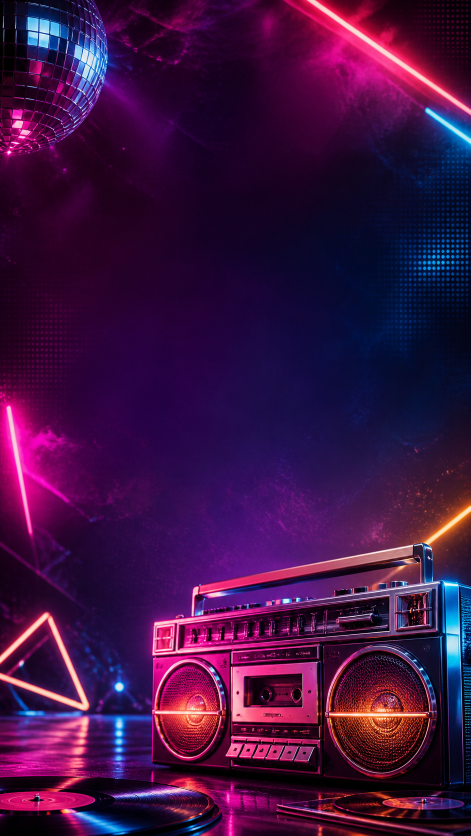
#> input picture assets/social/can-marc-80-90-2026-07-17/source/imagegen-boombox-background.png, 941 x 1672 px (shown at 1/2 size)
$ python generate_can_marc_80_90_flyer.py
#> lines starting #> are read from the running program, lines starting #| are printed output that depends on the picture
from pathlib import Path
import math
import random

from PIL import Image, ImageDraw, ImageEnhance, ImageFilter, ImageFont


ROOT = Path(__file__).resolve().parents[2]
OUT = ROOT / "assets" / "social" / "can-marc-80-90-2026-07-17"
SOURCE = OUT / "source"
CBME_LOGO = ROOT / "assets" / "brand" / "cbme" / "logo-hero-white-text.png"
CAN_MARC_LOGO = ROOT / "assets" / "brand" / "partners" / "can-marc" / "logo-el-jardi-can-marc.png"
GENERATED_BG = SOURCE / "imagegen-boombox-background.png"

FONT_BLACK = "/System/Library/Fonts/Supplemental/Arial Black.ttf"
FONT_BOLD = "/System/Library/Fonts/Supplemental/Arial Bold.ttf"
FONT_REG = "/System/Library/Fonts/Supplemental/Arial.ttf"


# [5 lines left out: function font, not called in this run]


def fit_logo(path, size, white=False):
    logo = Image.open(path).convert("RGBA")
    if white:
        px = logo.load()
        for y in range(logo.height):
            for x in range(logo.width):
                r, g, b, a = px[x, y]
                alpha = max(a, min(255, max(r, g, b) * 8))
                if max(r, g, b) < 8:
                    alpha = 0
                px[x, y] = (255, 246, 220, alpha)
    bbox = logo.getbbox()
    if bbox:
        logo = logo.crop(bbox)
    logo.thumbnail(size, Image.LANCZOS)
    return logo


# [4 lines left out: function paste_logo, not called in this run]


def cover(path, size, focal_y=0.5):
#> called with size = (1080, 1920), focal_y = 0.5
    img = Image.open(path).convert("RGB")
#> img is the input picture: PIL image 941x1672 RGB; mean R, G, B 61.9, 17.4, 66.5
    ratio = max(size[0] / img.width, size[1] / img.height)
#> ratio = 1.15
    resized = img.resize((int(img.width * ratio), int(img.height * ratio)), Image.LANCZOS)
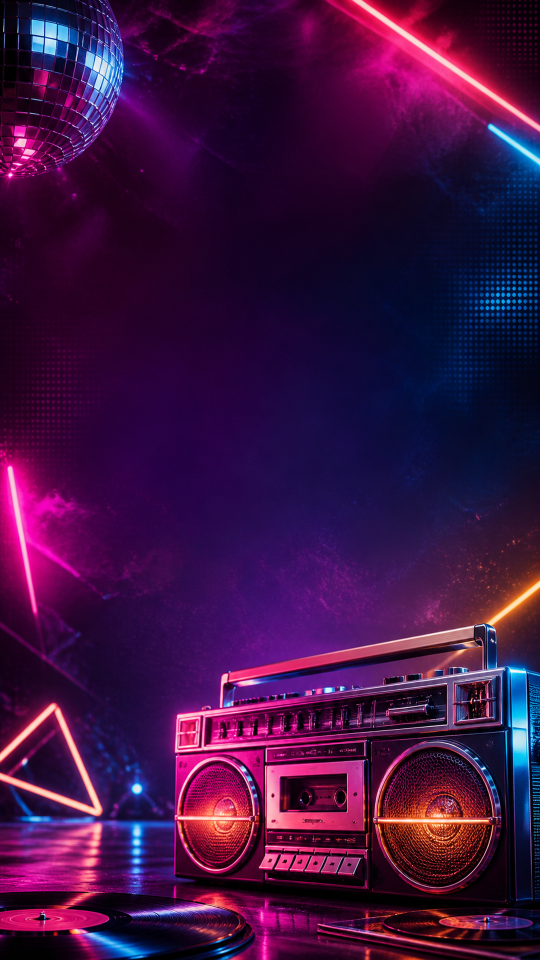
#> resized: PIL image 1080x1920 RGB (shown at 1/2 size); mean R, G, B 61.9, 17.4, 66.5
    x = (resized.width - size[0]) // 2
#> x = 0
    y = int((resized.height - size[1]) * focal_y)
#> y = 0
    y = max(0, min(y, resized.height - size[1]))
    return resized.crop((x, y, x + size[0], y + size[1])).convert("RGBA")


def glow_line(draw, points, color, width):
    for blur_width, alpha in ((width * 5, 35), (width * 2, 70), (width, color[3])):
        draw.line(points, fill=(color[0], color[1], color[2], alpha), width=blur_width, joint="curve")


# [49 lines left out: functions add_grid, add_vinyl, add_cassette, add_boombox, not called in this run]


def make_background(size):
    focal_y = 0.5 if size[1] > size[0] else 0.68
    canvas = cover(GENERATED_BG, size, focal_y=focal_y)
    w, h = size
    shade = Image.new("RGBA", size, (0, 0, 0, 0))
#> shade: PIL image 1080x1920 RGBA; every value is 0
    shade_draw = ImageDraw.Draw(shade)
    for y in range(h):
        center = max(0, 1 - abs(y - h * 0.42) / (h * 0.34))
        shade_draw.line((0, y, w, y), fill=(0, 0, 0, int(18 + center * 55)))
    return Image.alpha_composite(canvas, shade)
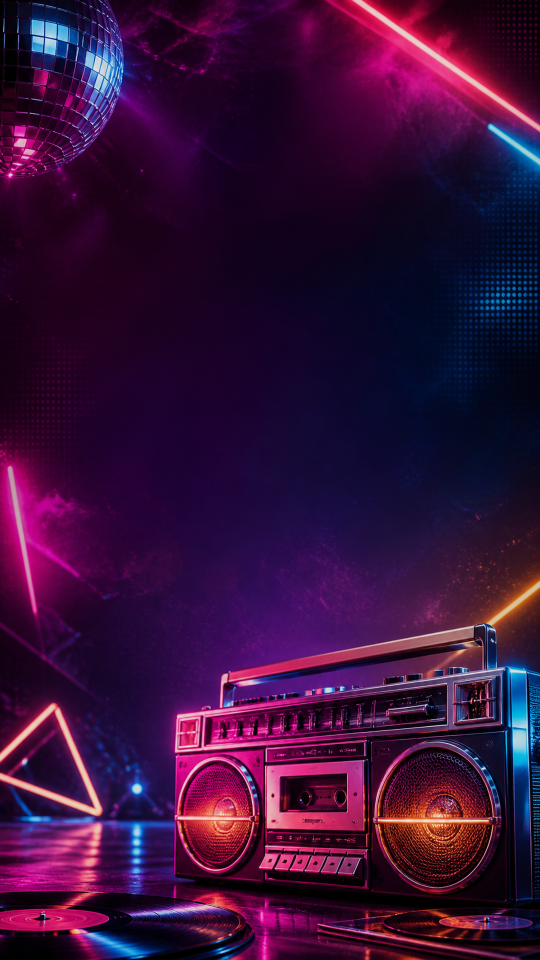
#> returned value: PIL image 1080x1920 RGBA (shown at 1/2 size); mean R, G, B, A 54.6, 15.5, 57.4, 255


# [5 lines left out: function center_text, not called in this run]


def draw_flyer(size, output, layout):
    canvas = make_background(size)
    draw = ImageDraw.Draw(canvas)
    w, h = size
#> w = 1080; h = 1920
    scale = w / 1080
#> scale = 1

    cbme_h = int((155 if layout == "story" else 105) * scale)
#> cbme_h = 155
    can_marc_h = int((330 if layout == "story" else 245) * scale)
#> can_marc_h = 330
    cbme = fit_logo(CBME_LOGO, (cbme_h, cbme_h))
    can_marc = fit_logo(CAN_MARC_LOGO, (int(can_marc_h * 1.65), can_marc_h), white=True)
    paste_logo(canvas, can_marc, ((w - can_marc.width) // 2, int(28 * scale)))

    if layout == "story":
        panel = (int(135 * scale), int(320 * scale), w - int(135 * scale), int(1000 * scale))
        y = int(450 * scale)
        title_size = int(116 * scale)
        years_size = int(164 * scale)
        gap = int(36 * scale)
        name_size = int(54 * scale)
        time_size = int(42 * scale)
        place_size = int(34 * scale)
        pill_y = int(1055 * scale)
    else:
        panel = (int(145 * scale), int(195 * scale), w - int(145 * scale), int(750 * scale))
        y = int(285 * scale)
        title_size = int(78 * scale)
        years_size = int(116 * scale)
        gap = int(22 * scale)
        name_size = int(48 * scale)
        time_size = int(38 * scale)
        place_size = int(26 * scale)
        pill_y = h - int(245 * scale)

    y = center_text(draw, y, "DJ DANI HOMS", font(FONT_BOLD, name_size), (255, 218, 132), stroke_width=int(2 * scale))
    y += gap
    y = center_text(draw, y, "FESTA", font(FONT_BLACK, title_size), (255, 255, 255), stroke_width=int(5 * scale))
    y += int(18 * scale)
    y = center_text(draw, y, "80s/90s", font(FONT_BLACK, years_size), (0, 232, 255), stroke=(255, 58, 204), stroke_width=int(5 * scale))
    y += int(52 * scale)
    y = center_text(draw, y, "DISSABTE 18/07/2026", font(FONT_BLACK, int(46 * scale)), (255, 218, 132), stroke_width=int(3 * scale))
    y += int(20 * scale)
    y = center_text(draw, y, "A PARTIR DE LES 22:00", font(FONT_BOLD, time_size), (255, 255, 255), stroke_width=int(2 * scale))
    y += int(24 * scale)
    center_text(draw, y, "LLOC: EL JARDÍ DE CAN MARC A BEGUR", font(FONT_BOLD, place_size), (255, 246, 220), stroke_width=int(1 * scale))

    pill_w = int(770 * scale)
    pill_h = int(86 * scale)
    px = (w - pill_w) // 2
    draw.rounded_rectangle((px, pill_y, px + pill_w, pill_y + pill_h), radius=int(12 * scale), fill=(255, 58, 204), outline=(255, 218, 132), width=int(3 * scale))
    center_text(draw, pill_y + int(22 * scale), "ENTRADA 20 EUR · A PARTIR DE 40 ANYS", font(FONT_BLACK, int(30 * scale)), (8, 8, 18))

    footer_font = font(FONT_BOLD, int(28 * scale))
    footer_y = h - int(58 * scale)
    left = "Costa Brava Music Events"
    left_bbox = draw.textbbox((0, 0), left, font=footer_font)
    left_x = int(64 * scale)
    cbme_y = h - int((190 if layout == "story" else 150) * scale)
    paste_logo(canvas, cbme, (left_x + (left_bbox[2] - cbme.width) // 2, cbme_y))
    draw.text((left_x, footer_y), left, font=footer_font, fill=(240, 244, 250))
    right = "El Jardí de Can Marc - Begur"
    bbox = draw.textbbox((0, 0), right, font=footer_font)
    right_x = w - int(64 * scale) - bbox[2]
    small_can_marc = fit_logo(CAN_MARC_LOGO, (int(cbme_h * 1.05), cbme_h), white=True)
    paste_logo(canvas, small_can_marc, (right_x + (bbox[2] - small_can_marc.width) // 2, cbme_y))
    draw.text((right_x, footer_y), right, font=footer_font, fill=(240, 244, 250))

    canvas.convert("RGB").save(output, quality=96)


def main():
    OUT.mkdir(parents=True, exist_ok=True)
    SOURCE.mkdir(parents=True, exist_ok=True)
    make_background((1080, 1920)).convert("RGB").save(SOURCE / "retro-80s-90s-new-background.png", quality=96)
    draw_flyer((1080, 1920), OUT / "dj-dani-homs-can-marc-80s-90s-story.png", "story")
    draw_flyer((1080, 1080), OUT / "dj-dani-homs-can-marc-80s-90s-post.png", "post")


if __name__ == "__main__":
#> (the run stopped early here; a loop or call above may not have finished)

$ run again, with assets/img/RumbaCatalana.jpeg saved as assets/social/can-marc-80-90-2026-07-17/source/imagegen-boombox-background.png
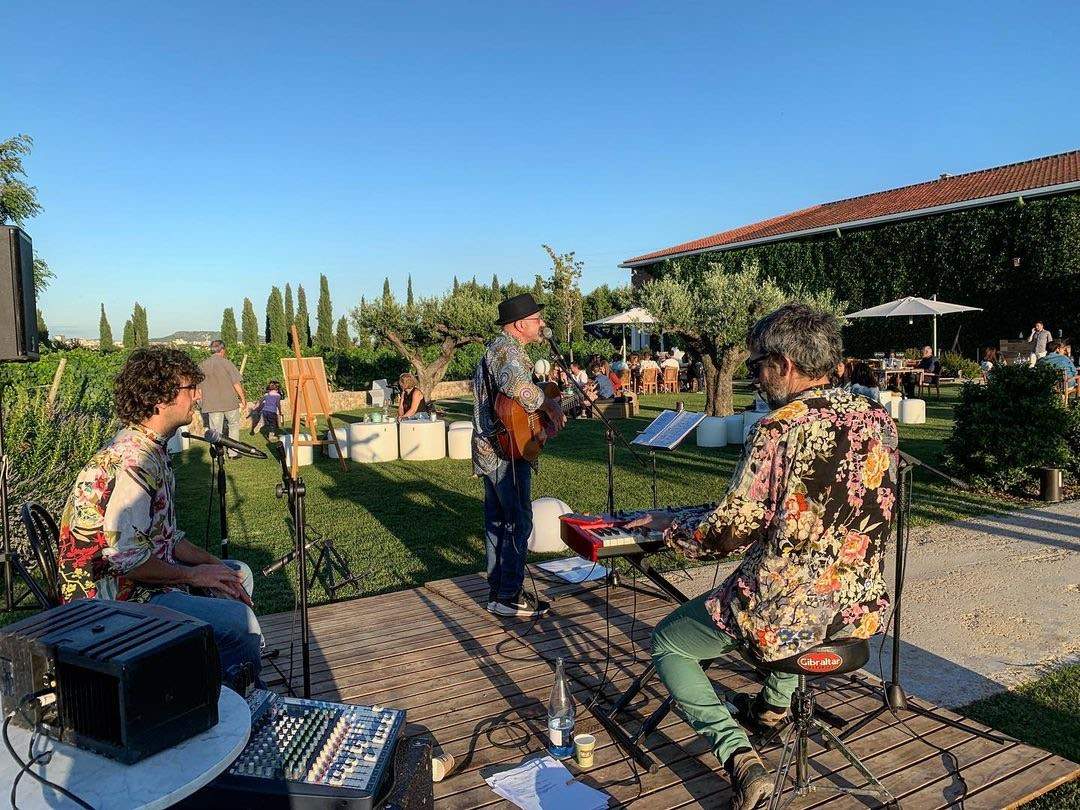
#> input picture assets/img/RumbaCatalana.jpeg, 1080 x 810 px
#> in cover, img is the input picture: PIL image 1080x810 RGB; mean R, G, B 98.4, 115, 121.8
#> in cover, `return resized.crop((x, y, x + size[0], y + size[1])).convert("RGBA")`:
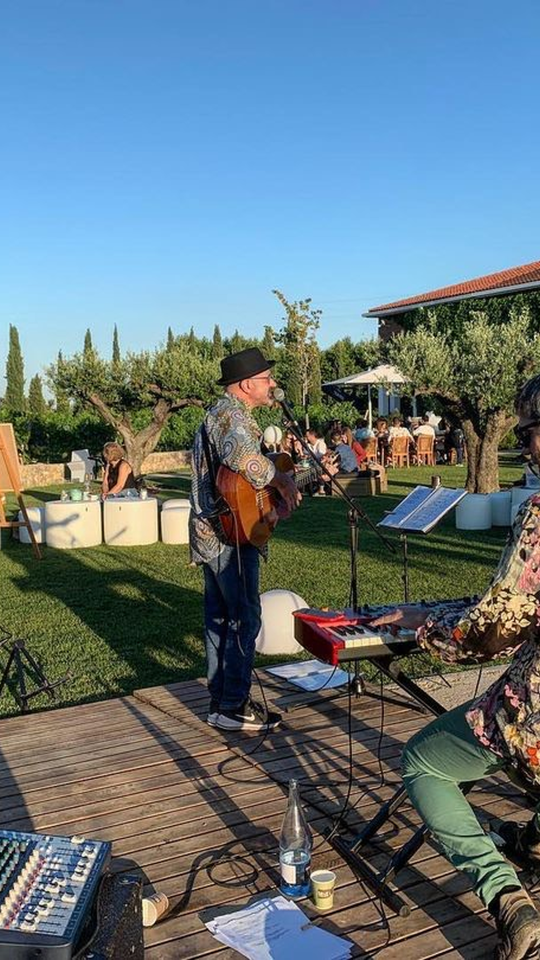
#> returned value: PIL image 1080x1920 RGBA (shown at 1/2 size); mean R, G, B, A 100.7, 118.7, 126.4, 255
#> shade: PIL image 1080x1920 RGBA; every value is 0
#> in make_background, `return Image.alpha_composite(canvas, shade)`:
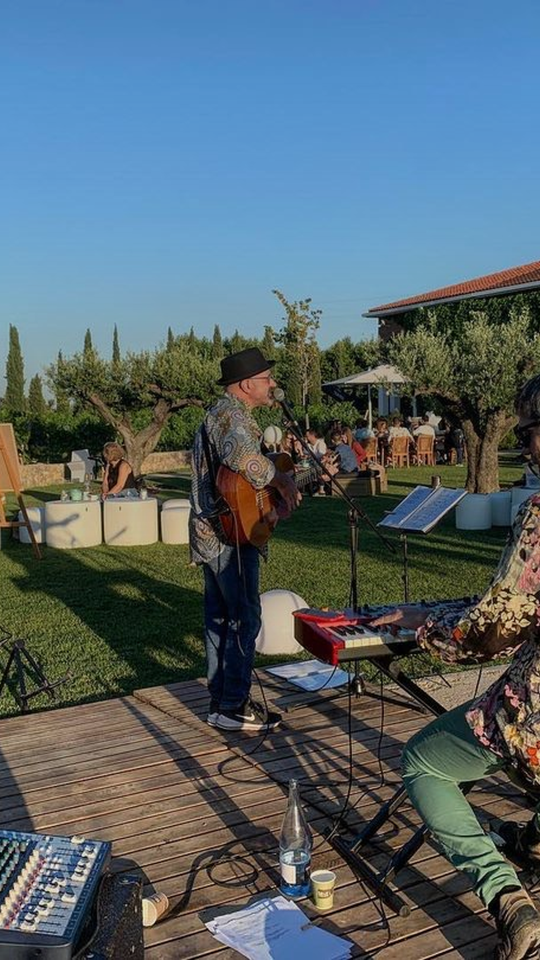
#> returned value: PIL image 1080x1920 RGBA (shown at 1/2 size); mean R, G, B, A 85.8, 101.5, 109, 255
#> in draw_flyer, `w, h = size`: w = 1080; h = 1920
#> scale = 1
#> cbme_h = 155
#> can_marc_h = 330

$ run again, with assets/img/abstract-venue-card-1200.jpg saved as assets/social/can-marc-80-90-2026-07-17/source/imagegen-boombox-background.png
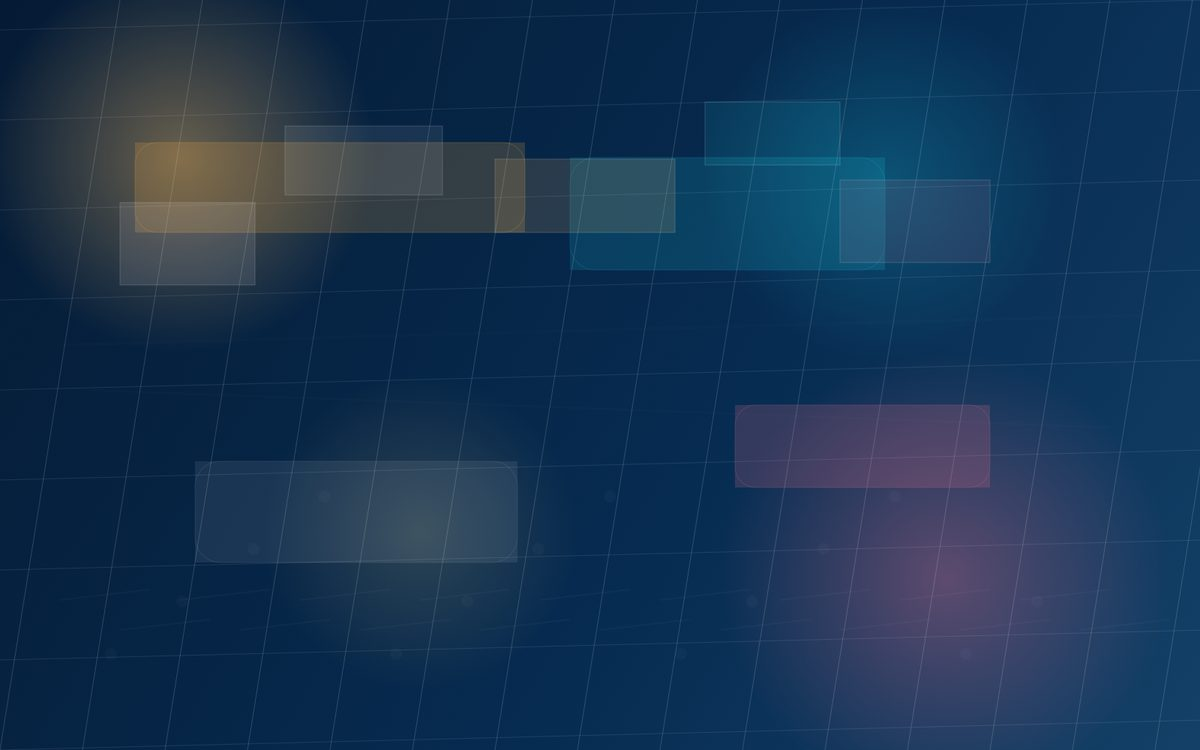
#> input picture assets/img/abstract-venue-card-1200.jpg, 1200 x 750 px
#> in cover, img is the input picture: PIL image 1200x750 RGB; mean R, G, B 23.7, 52.6, 83.1
#> in cover, `return resized.crop((x, y, x + size[0], y + size[1])).convert("RGBA")`:
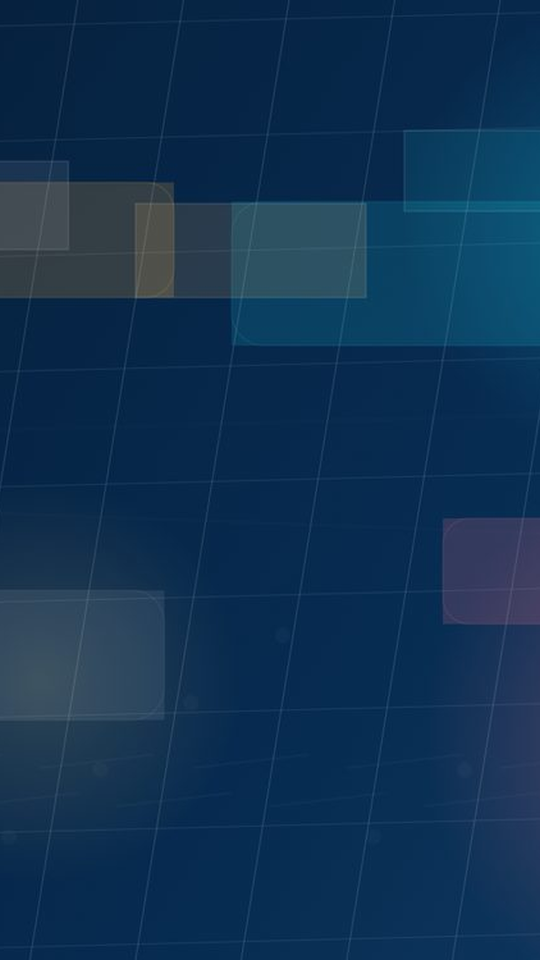
#> returned value: PIL image 1080x1920 RGBA (shown at 1/2 size); mean R, G, B, A 16.1, 49.6, 82, 255
#> shade: PIL image 1080x1920 RGBA; every value is 0
#> in make_background, `return Image.alpha_composite(canvas, shade)`:
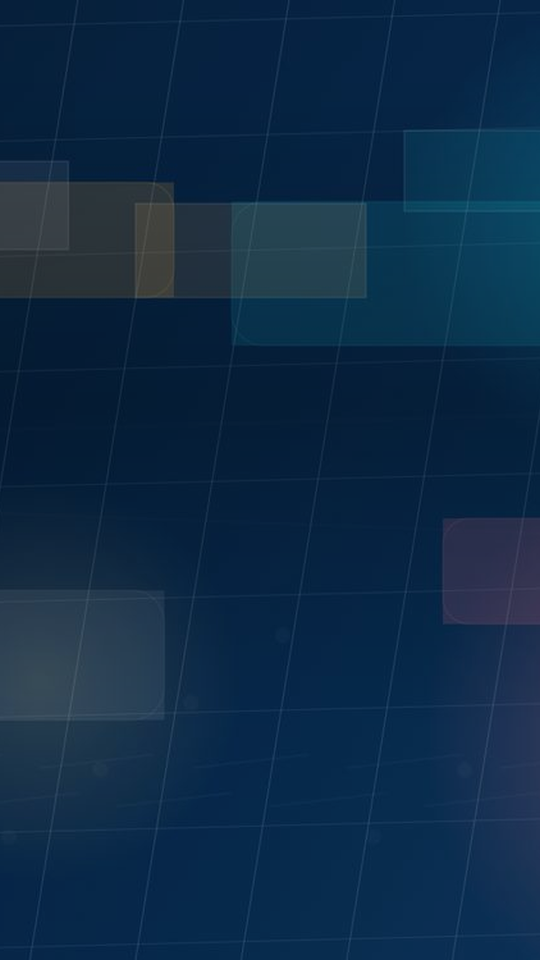
#> returned value: PIL image 1080x1920 RGBA (shown at 1/2 size); mean R, G, B, A 13.8, 42.4, 70.2, 255
#> in draw_flyer, `w, h = size`: w = 1080; h = 1920
#> scale = 1
#> cbme_h = 155
#> can_marc_h = 330
